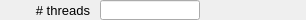
    <widget class="PyDMFrame" name="composite_1">
      <property name="geometry">
        <rect>
          <x>70</x>
          <y>260</y>
          <width>306</width>
          <height>20</height>
        </rect>
      </property>
      <widget class="PyDMLineEdit" name="text_entry_3">
        <property name="geometry">
          <rect>
            <x>100</x>
            <y>0</y>
            <width>100</width>
            <height>20</height>
          </rect>
        </property>
        <property name="channel" stdset="0">
          <string>ca://${prefix}NumThreads</string>
        </property>
        <property name="toolTip">
          <string>${prefix}NumThreads</string>
        </property>
        <property name="font" stdset="0">
          <font>
            <pointsize>10</pointsize>
          </font>
        </property>
        <property name="styleSheet">
          <string notr="true">PyDMLineEdit#text_entry_3 {
  color: rgb(0, 0, 0);
  background-color: rgb(115, 223, 255);
  border: 1px solid black;
  margin: 0px;
  padding: 0px;
  spacing: 0px;
  }</string>
        </property>
      </widget>
      <widget class="PyDMLabel" name="text_update_11">
        <property name="geometry">
          <rect>
            <x>206</x>
            <y>1</y>
            <width>100</width>
            <height>18</height>
          </rect>
        </property>
        <property name="toolTip">
          <string>PV: ${prefix}NumThreads_RBV</string>
        </property>
        <property name="channel" stdset="0">
          <string>ca://${prefix}NumThreads_RBV</string>
        </property>
        <property name="font" stdset="0">
          <font>
            <pointsize>10</pointsize>
          </font>
        </property>
        <property name="alignment">
          <set>Qt::AlignLeading|Qt::AlignLeft|Qt::AlignVCenter</set>
        </property>
        <property name="textInteractionFlags">
          <set>Qt::TextSelectableByKeyboard|Qt::TextSelectableByMouse</set>
        </property>
        <property name="styleSheet">
          <string notr="true">PyDMLabel#text_update_11 {
  color: rgb(10, 0, 184);
  background-color: rgb(187, 187, 187);
  }</string>
        </property>
      </widget>
      <widget class="QLabel" name="text_12">
        <property name="geometry">
          <rect>
            <x>0</x>
            <y>0</y>
            <width>90</width>
            <height>20</height>
          </rect>
        </property>
        <property name="text">
          <string># threads</string>
        </property>
        <property name="font" stdset="0">
          <font>
            <pointsize>10</pointsize>
          </font>
        </property>
        <property name="brush" stdset="0">
          <brush brushstyle="SolidPattern">
            <color alpha="255">
              <red>0</red>
              <green>0</green>
              <blue>0</blue>
            </color>
          </brush>
        </property>
        <property name="toolTip">
          <string>text_12</string>
        </property>
        <property name="alignment">
          <set>Qt::AlignRight|Qt::AlignTrailing|Qt::AlignVCenter</set>
        </property>
        <property name="styleSheet">
          <string notr="true">QLabel#text_12 {
  color: rgb(0, 0, 0);
  }</string>
        </property>
      </widget>
    </widget>
